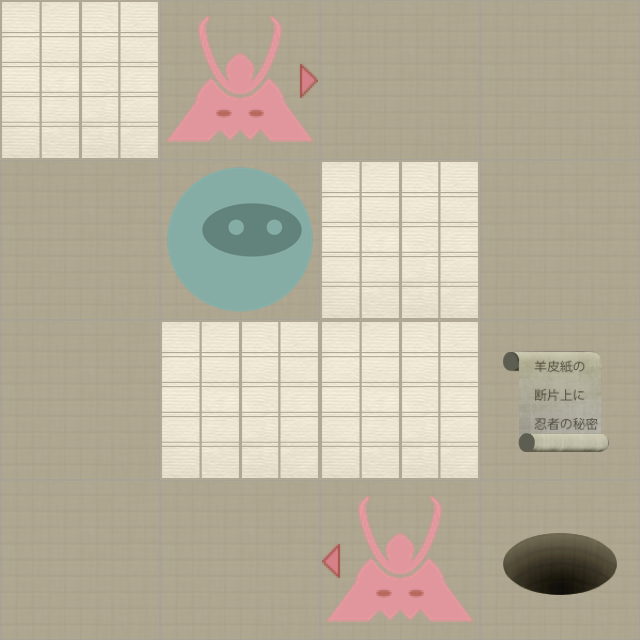

Rendered tile map (Tiled .tmx) drawn with the repository's tilesets; below, a short description and the map source with its tile grids summarised:
An orthogonal 4x4 tile map with 160x160 px tiles, 2 tile layers (Level, Actors).

<map version="1.0" orientation="orthogonal" width="4" height="4" tilewidth="160" tileheight="160">
 <properties>
  <property name="moves" value="6" />
 </properties>
 <tileset firstgid="1" name="tiles" tilewidth="160" tileheight="160" spacing="2" margin="2">
  <image source="tiles-ipadhd.png" width="1024" height="1024" />
  <tile id="0">
   <properties>
    <property name="actor" value="exit" />
   </properties>
  </tile>
  <tile id="2">
   <properties>
    <property name="actor" value="guard" />
    <property name="direction" value="down" />
   </properties>
  </tile>
  <tile id="3">
   <properties>
    <property name="actor" value="guard" />
    <property name="direction" value="left" />
   </properties>
  </tile>
  <tile id="4">
   <properties>
    <property name="actor" value="guard" />
    <property name="direction" value="right" />
   </properties>
  </tile>
  <tile id="5">
   <properties>
    <property name="actor" value="guard" />
    <property name="direction" value="up" />
   </properties>
  </tile>
  <tile id="7">
   <properties>
    <property name="actor" value="player" />
   </properties>
  </tile>
  <tile id="8">
   <properties>
    <property name="actor" value="scroll" />
   </properties>
  </tile>
  <tile id="9">
   <properties>
    <property name="wall" value="1" />
   </properties>
  </tile>
 </tileset>
 <layer name="Level" width="4" height="4">
  <data>[16 cells, 16 non-empty, 2 distinct tile ids]</data>
 </layer>
 <layer name="Actors" width="4" height="4">
  <data>[16 cells, 5 non-empty, 5 distinct tile ids]</data>
 </layer>
</map>
